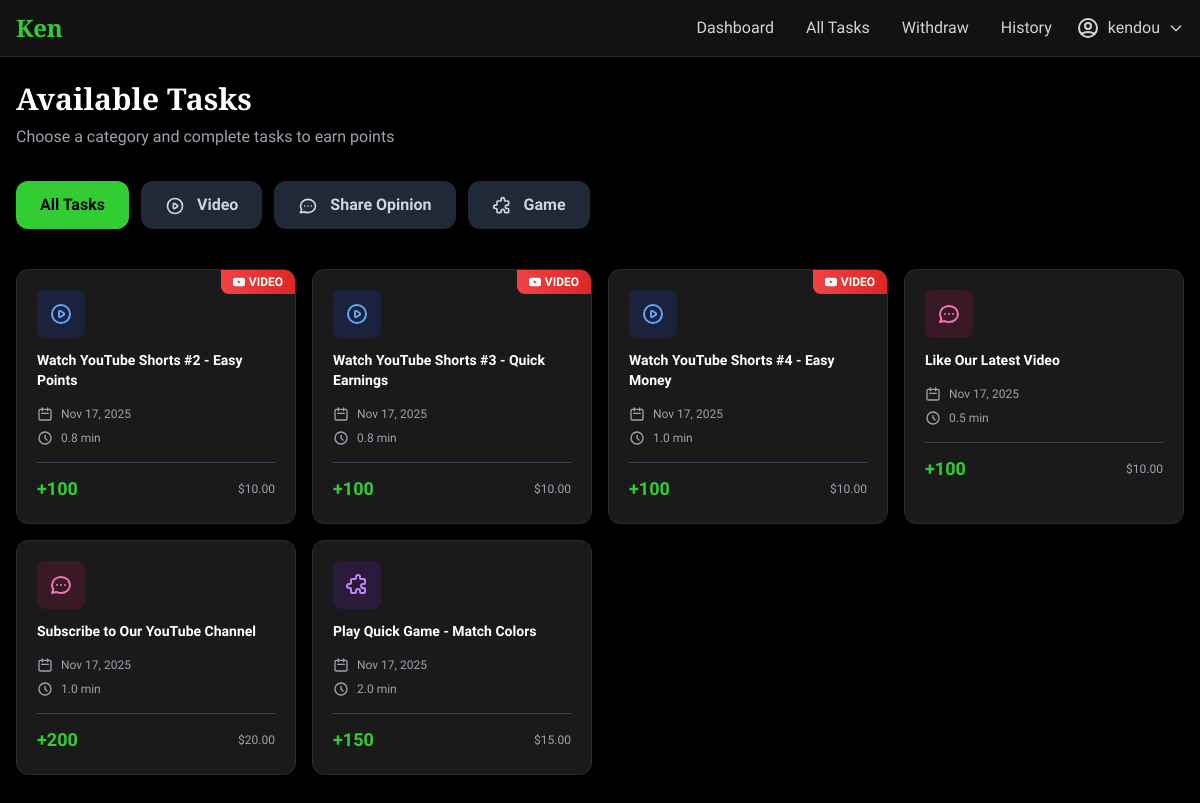
The page /en/tasks/ (signed in) on the database as committed earlier.
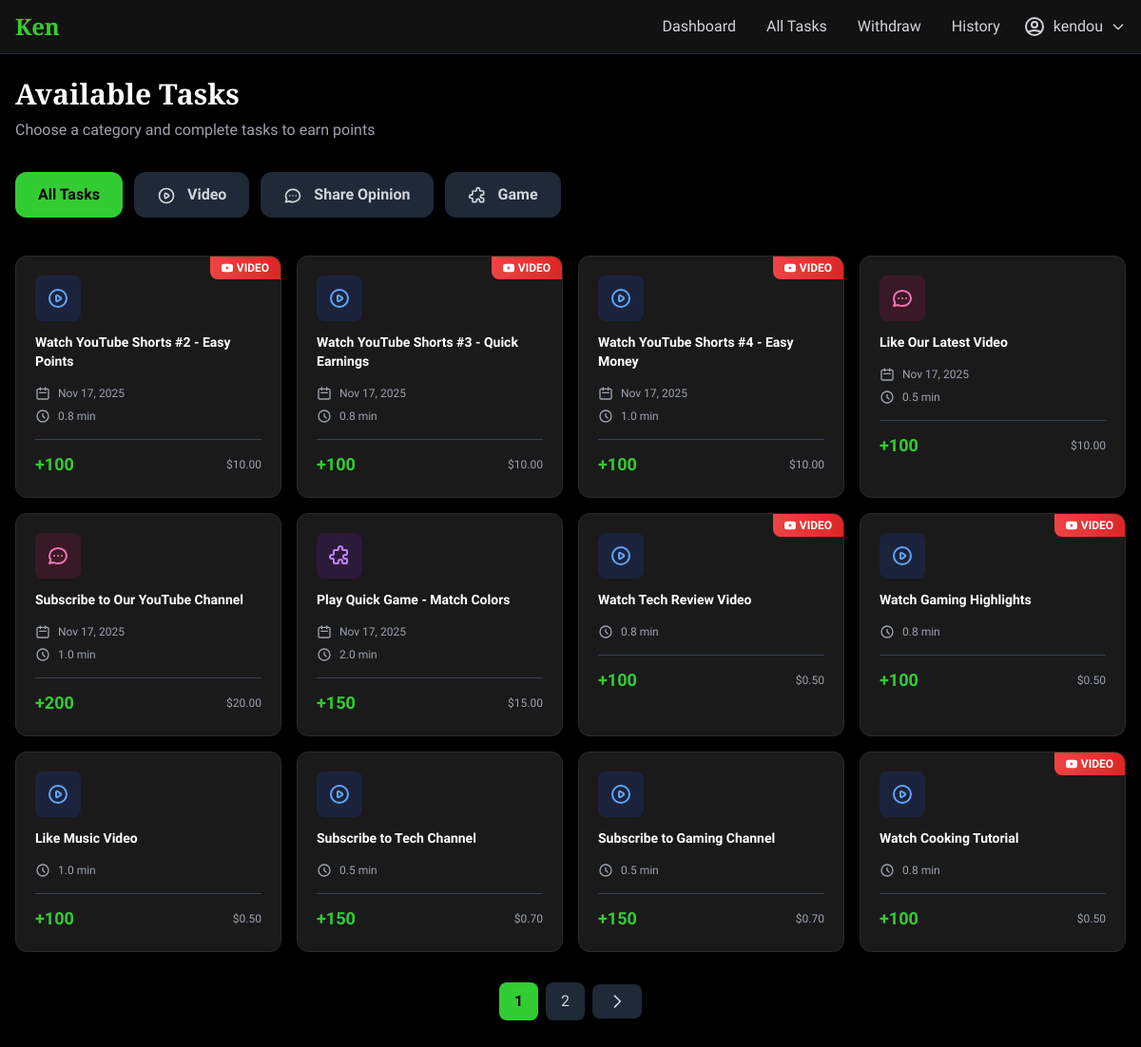
The same page on the database as committed later.
### core/models.py (models this page shows, shortened)
class Task(models.Model):
    TASK_TYPES = (
        ('watch', 'Watch Video'),
        ('like', 'Like Video'),
        ('subscribe', 'Subscribe Channel'),
        ('question', 'Answer Question'),
        ('game', 'Play Game'),
    )
    CATEGORY_CHOICES = (
        ('video', 'Video'),
        ('opinion', 'Share Opinion'),
        ('game', 'Game'),
    )
    STATUS_CHOICES = (
        ('active', 'Active'),
        ('completed', 'Completed'),
        ('paused', 'Paused'),
    )
    title = models.CharField(max_length=255)
    task_type = models.CharField(max_length=20, choices=TASK_TYPES)
    category = models.CharField(max_length=20, choices=CATEGORY_CHOICES, default='video')
    video_url = models.URLField()
    channel_url = models.URLField(blank=True, null=True)
    points = models.IntegerField()
    usd_value = models.DecimalField(max_digits=10, decimal_places=2)
    duration_seconds = models.IntegerField(default=0)
    expires_at = models.DateTimeField(blank=True, null=True)
    status = models.CharField(max_length=20, choices=STATUS_CHOICES, default='active')
    max_completions = models.IntegerField(default=100)
    current_completions = models.IntegerField(default=0)
    created_by = models.ForeignKey(User, on_delete=models.CASCADE, related_name='created_tasks')
    created_at = models.DateTimeField(auto_now_add=True)
    updated_at = models.DateTimeField(auto_now=True)
    def minutes_to_complete(self):
        if self.duration_seconds:
            return round(self.duration_seconds / 60, 1)
        return 1

### core/views.py (the view)
# urls.py: path('tasks/', views.task_list_view, name='task_list'),
@login_required
def task_list_view(request):
    from django.core.paginator import Paginator
    category = request.GET.get('category', 'all')
    available_tasks = Task.objects.filter(status='active').exclude(
        completions__user=request.user
    )
    if category != 'all':
        available_tasks = available_tasks.filter(category=category)
    paginator = Paginator(available_tasks, 12)
    page_number = request.GET.get('page')
    page_obj = paginator.get_page(page_number)
    context = {
        'page_obj': page_obj,
        'current_category': category,
    }
    return render(request, 'core/task_list.html', context)

### core/templates/core/task_list.html (shortened to what the changed rows need)
{% extends 'core/base.html' %}
{% block content %}
<div class="pb-20 md:pb-6">
    <div class="mb-8">
        <h1 class="text-3xl font-bold text-white font-slab mb-2">Available Tasks</h1>
    </div>
    {% if page_obj %}
    <div class="grid grid-cols-2 md:grid-cols-4 gap-4 mb-8">
        {% for task in page_obj %}
        <a href="{% url 'task_detail' task.id %}" class="card p-5 rounded-xl block hover:scale-[1.02] transition-transform relative overflow-hidden">
            {% if task.task_type == 'watch' %}
            <div class="absolute top-0 right-0 bg-gradient-to-l from-red-600 to-red-500 text-white px-3 py-1 text-xs font-bold flex items-center space-x-1 rounded-bl-lg">
                <span>VIDEO</span>
            </div>
            {% endif %}
            <div class="mb-4">
                {% if task.category == 'video' %}
                <div class="w-12 h-12 bg-blue-900/30 rounded-lg flex items-center justify-center mb-3">
                </div>
                {% elif task.category == 'opinion' %}
                <div class="w-12 h-12 bg-pink-900/30 rounded-lg flex items-center justify-center mb-3">
                </div>
                {% elif task.category == 'game' %}
                <div class="w-12 h-12 bg-purple-900/30 rounded-lg flex items-center justify-center mb-3">
                </div>
                {% endif %}
                <h3 class="font-bold text-white text-sm mb-3 line-clamp-2">{{ task.title }}</h3>
            </div>
            <div class="space-y-2 mb-4 text-xs">
                {% if task.expires_at %}
                <div class="flex items-center text-gray-400">
                    <svg class="w-4 h-4 mr-2 flex-shrink-0" fill="none" stroke="currentColor" viewBox="0 0 24 24">
                        <path stroke-linecap="round" stroke-linejoin="round" stroke-width="2" d="M8 7V3m8 4V3m-9 8h10M5 21h14a2 2 0 002-2V7a2 2 0 00-2-2H5a2 2 0 00-2 2v12a2 2 0 002 2z"/>
                    </svg>
                    <span>{{ task.expires_at|date:"M d, Y" }}</span>
                </div>
                {% endif %}
                <div class="flex items-center text-gray-400">
                    <svg class="w-4 h-4 mr-2 flex-shrink-0" fill="none" stroke="currentColor" viewBox="0 0 24 24">
                        <path stroke-linecap="round" stroke-linejoin="round" stroke-width="2" d="M12 8v4l3 3m6-3a9 9 0 11-18 0 9 9 0 0118 0z"/>
                    </svg>
                    <span>{{ task.minutes_to_complete }} min</span>
                </div>
            </div>
            <div class="pt-3 border-t border-gray-700">
                <div class="flex items-center justify-between">
                    <span class="text-primary font-bold text-lg">+{{ task.points }}</span>
                    <span class="text-gray-400 text-xs">${{ task.usd_value }}</span>
                </div>
            </div>
        </a>
        {% endfor %}
    </div>
    {% if page_obj.has_other_pages %}
    <div class="flex items-center justify-center space-x-2">
        {% for num in page_obj.paginator.page_range %}
            {% if page_obj.number == num %}
            <span class="px-4 py-2 bg-primary text-black rounded-lg font-bold">{{ num }}</span>
            {% elif num > page_obj.number|add:'-3' and num < page_obj.number|add:'3' %}
            <a href="?category={{ current_category }}&page={{ num }}" class="px-4 py-2 bg-gray-800 text-gray-300 rounded-lg hover:bg-gray-700 transition">{{ num }}</a>
            {% endif %}
        {% endfor %}
        {% if page_obj.has_next %}
        <a href="?category={{ current_category }}&page={{ page_obj.next_page_number }}" class="px-4 py-2 bg-gray-800 text-gray-300 rounded-lg hover:bg-gray-700 transition">
            <svg class="w-5 h-5" fill="none" stroke="currentColor" viewBox="0 0 24 24">
                <path stroke-linecap="round" stroke-linejoin="round" stroke-width="2" d="M9 5l7 7-7 7"/>
            </svg>
        </a>
        {% endif %}
    </div>
    {% endif %}
    {% endif %}
</div>
{% endblock %}

Rows that differ between the two databases and show on the page:
added Task: task_type "watch" (drawn), category "video" (drawn), title "Watch Tech Review Video", minutes_to_complete "0.8", points "100", usd_value "0.50"
added Task: task_type "watch" (drawn), category "video" (drawn), title "Watch Gaming Highlights", minutes_to_complete "0.8", points "100", usd_value "0.50"
added Task: category "video" (drawn), title "Like Music Video", minutes_to_complete "1.0", points "100", usd_value "0.50"
added Task: category "video" (drawn), title "Subscribe to Tech Channel", minutes_to_complete "0.5", points "150", usd_value "0.70"
added Task: category "video" (drawn), title "Subscribe to Gaming Channel", minutes_to_complete "0.5", points "150", usd_value "0.70"
added Task: task_type "watch" (drawn), category "video" (drawn), title "Watch Cooking Tutorial", minutes_to_complete "0.8", points "100", usd_value "0.50"
Other text that changed with them:
new list line: "1"
new list line: "2"
